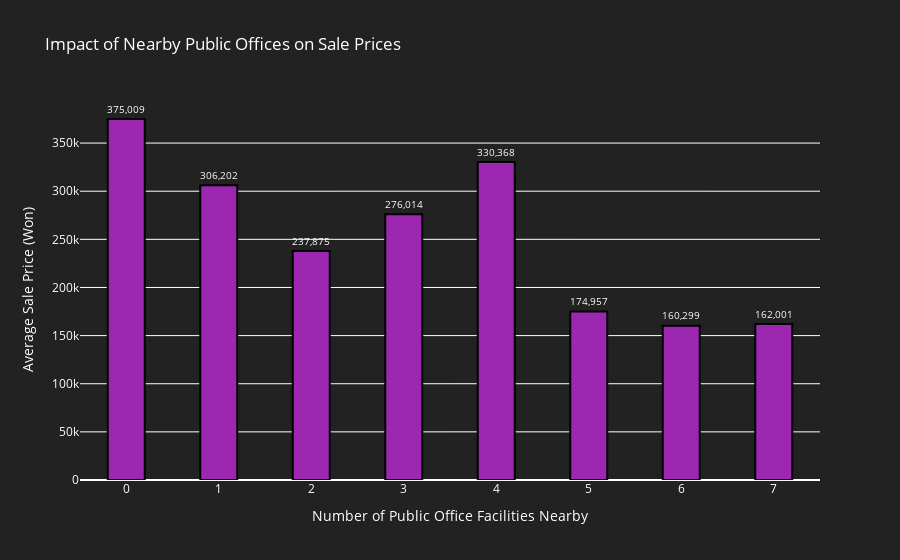

The cell this chart's notebook holds for it:
### Markdown cell above
#### 0 ETC Facilities Nearby:
- Average Sale Price: 286,529 won
- Apartments with no ETC facilities nearby have the highest average sale price among the groups shown in the chart. This could indicate that the presence of ETC facilities might not be a significant factor in driving up the prices, or there could be other compensatory factors for these apartments.

#### 1 ETC Facility Nearby:
- Average Sale Price: 165,208 won
- The average sale price drops significantly when there is one ETC facility nearby. This suggests that the presence of a single ETC facility might have a negative impact on the sale price, or it might indicate lower demand or desirability.

#### 2 ETC Facilities Nearby:
- Average Sale Price: 196,820 won
- There is an increase in the average sale price when there are two ETC facilities nearby compared to just one. This could suggest that having multiple ETC facilities might be perceived more positively or provide additional convenience that can increase the sale price.

#### 5 ETC Facilities Nearby:
- Average Sale Price: 165,772 won
- The average sale price drops again when there are five ETC facilities nearby, similar to the case with one facility. This might indicate that having too many ETC facilities might not be as beneficial or could even be perceived negatively due to factors like congestion or noise.

### Code cell
# 5. Impact of Nearby Public Offices on Sale Prices
def plot_public_offices(df):
    # Group by 'N_FacilitiesNearBy(PublicOffice)' and calculate mean SalePrice
    PublicOffice_to_Price = df.groupby('N_FacilitiesNearBy(PublicOffice)')['SalePrice'].mean()

    # Create a bar plot
    fig = go.Figure(data=[go.Bar(
        x=PublicOffice_to_Price.index,
        y=PublicOffice_to_Price.values,
        marker_color='rgb(156, 39, 176)',
        text=[f"{price:,.0f}" for price in PublicOffice_to_Price.values],  # Format text
        textposition='outside',
        width=0.4,
        marker=dict(line=dict(width=2, color='rgba(0,0,0,1)'), opacity=1)
    )])

    # Update layout
    fig.update_layout(
        title='Impact of Nearby Public Offices on Sale Prices',
        xaxis_title='Number of Public Office Facilities Nearby',
        yaxis_title='Average Sale Price (Won)',
        plot_bgcolor='rgba(34, 34, 34, 1)',
        paper_bgcolor='rgba(34, 34, 34, 1)',
        font=dict(color='white')
    )

    # Show the plot
    fig.show()

plot_public_offices(df)

### Figure 1 — Plotly figure (JSON) as saved in the notebook; plotly's stock layout.template omitted (floating-point values rounded to 4 significant figures)
{"data": [{"marker": {"color": "rgb(156, 39, 176)", "line": {"color": "rgba(0,0,0,1)", "width": 2}, "opacity": 1}, "text": ["375,009", "306,202", "237,875", "276,014", "330,368", "174,957", "160,299", "162,001"], "textposition": "outside", "type": "bar", "width": 0.4, "x": [0, 1, 2, 3, 4, 5, 6, 7], "y": [375009, 306200.0, 237900.0, 276000.0, 330400.0, 175000.0, 160300.0, 162000.0]}], "layout": {"font": {"color": "white"}, "paper_bgcolor": "rgba(34, 34, 34, 1)", "plot_bgcolor": "rgba(34, 34, 34, 1)", "title": {"text": "Impact of Nearby Public Offices on Sale Prices"}, "xaxis": {"title": {"text": "Number of Public Office Facilities Nearby"}}, "yaxis": {"title": {"text": "Average Sale Price (Won)"}}}}
